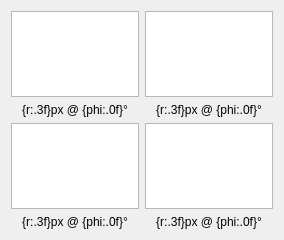
<?xml version="1.0" encoding="UTF-8"?>
<ui version="4.0">
 <class>AlignmentSubwindow</class>
 <widget class="QWidget" name="AlignmentSubwindow">
  <property name="geometry">
   <rect>
    <x>0</x>
    <y>0</y>
    <width>284</width>
    <height>240</height>
   </rect>
  </property>
  <property name="windowTitle">
   <string>Form</string>
  </property>
  <layout class="QGridLayout" name="gridLayout">
   <item row="2" column="0">
    <widget class="KImageViewer" name="view_3">
     <property name="verticalScrollBarPolicy">
      <enum>Qt::ScrollBarPolicy::ScrollBarAlwaysOff</enum>
     </property>
     <property name="horizontalScrollBarPolicy">
      <enum>Qt::ScrollBarPolicy::ScrollBarAlwaysOff</enum>
     </property>
    </widget>
   </item>
   <item row="3" column="0">
    <widget class="KLabel" name="label_3">
     <property name="text">
      <string>{r:.3f}px @ {phi:.0f}°</string>
     </property>
     <property name="alignment">
      <set>Qt::AlignmentFlag::AlignCenter</set>
     </property>
    </widget>
   </item>
   <item row="1" column="0">
    <widget class="KLabel" name="label_1">
     <property name="text">
      <string>{r:.3f}px @ {phi:.0f}°</string>
     </property>
     <property name="alignment">
      <set>Qt::AlignmentFlag::AlignCenter</set>
     </property>
    </widget>
   </item>
   <item row="2" column="1">
    <widget class="KImageViewer" name="view_4">
     <property name="verticalScrollBarPolicy">
      <enum>Qt::ScrollBarPolicy::ScrollBarAlwaysOff</enum>
     </property>
     <property name="horizontalScrollBarPolicy">
      <enum>Qt::ScrollBarPolicy::ScrollBarAlwaysOff</enum>
     </property>
    </widget>
   </item>
   <item row="3" column="1">
    <widget class="KLabel" name="label_4">
     <property name="text">
      <string>{r:.3f}px @ {phi:.0f}°</string>
     </property>
     <property name="alignment">
      <set>Qt::AlignmentFlag::AlignCenter</set>
     </property>
    </widget>
   </item>
   <item row="0" column="0">
    <widget class="KImageViewer" name="view_1">
     <property name="verticalScrollBarPolicy">
      <enum>Qt::ScrollBarPolicy::ScrollBarAlwaysOff</enum>
     </property>
     <property name="horizontalScrollBarPolicy">
      <enum>Qt::ScrollBarPolicy::ScrollBarAlwaysOff</enum>
     </property>
    </widget>
   </item>
   <item row="1" column="1">
    <widget class="KLabel" name="label_2">
     <property name="text">
      <string>{r:.3f}px @ {phi:.0f}°</string>
     </property>
     <property name="alignment">
      <set>Qt::AlignmentFlag::AlignCenter</set>
     </property>
    </widget>
   </item>
   <item row="0" column="1">
    <widget class="KImageViewer" name="view_2">
     <property name="verticalScrollBarPolicy">
      <enum>Qt::ScrollBarPolicy::ScrollBarAlwaysOff</enum>
     </property>
     <property name="horizontalScrollBarPolicy">
      <enum>Qt::ScrollBarPolicy::ScrollBarAlwaysOff</enum>
     </property>
    </widget>
   </item>
  </layout>
 </widget>
 <customwidgets>
  <customwidget>
   <class>KLabel</class>
   <extends>QLabel</extends>
   <header>kalao.guis.utils.widgets</header>
  </customwidget>
  <customwidget>
   <class>KImageViewer</class>
   <extends>QGraphicsView</extends>
   <header>kalao.guis.utils.widgets</header>
  </customwidget>
 </customwidgets>
 <resources/>
 <connections/>
</ui>
